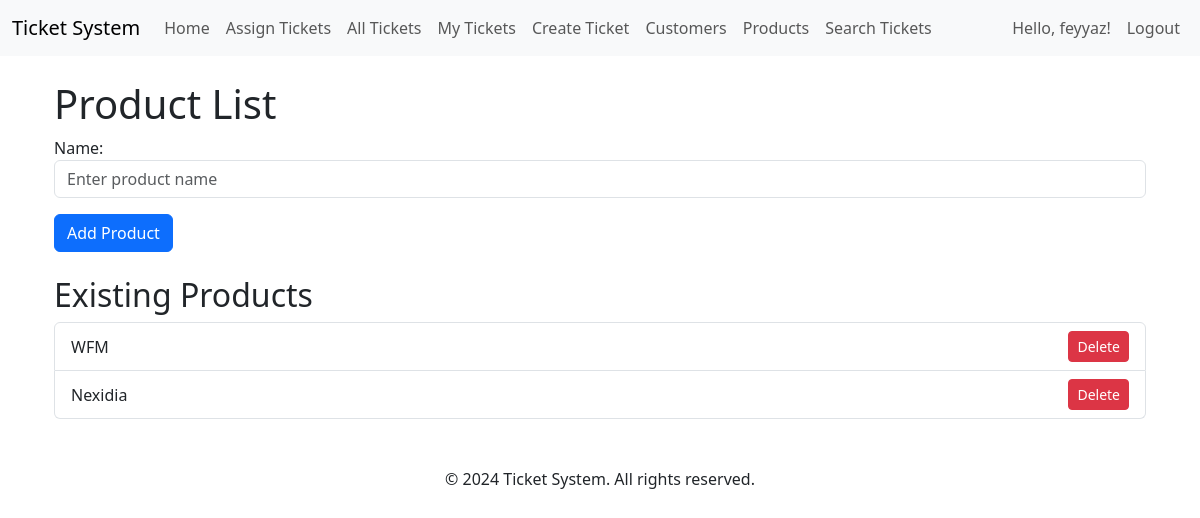
The page /products/ (signed in) on the database its author committed.
### users/models.py (models this page shows)
class CustomUser(AbstractUser):
    is_manager = models.BooleanField(default=False)

### products/models.py (models this page shows, shortened)
class Product(models.Model):
    name = models.CharField(max_length=255)

### products/views.py (the view)
# urls.py: path('', views.product_list_view, name='product_list'),
def product_list_view(request):
    products = Product.objects.all()
    form = ProductForm(request.POST or None)
    if form.is_valid():
        form.save()
        return redirect('product_list')
    if request.method == 'POST' and 'delete_product' in request.POST:
        product_id = request.POST.get('product_id')
        product_to_delete = get_object_or_404(Product, id=product_id)
        product_to_delete.delete()
        return redirect('product_list')
    return render(request, 'products/product_list.html', {'products': products, 'form': form})

### products/forms.py
class ProductForm(forms.ModelForm):
    class Meta:
        model = Product
        fields = ['name']
        widgets = {
            'name': forms.TextInput(attrs={'class': 'form-control', 'placeholder': 'Enter product name'}),
        }

### templates/products/product_list.html (shortened to what this page needs)
{% extends 'base.html' %}
{% block content %}
<div class="container mt-4">
    <h1>Product List</h1>
    <form method="POST">
        <div class="mb-3">
            {{ form.name.label_tag }}
            {{ form.name }}
        </div>
        <button type="submit" class="btn btn-primary">Add Product</button>
    </form>
    <h2 class="mt-4">Existing Products</h2>
    <ul class="list-group">
        {% for product in products %}
            <li class="list-group-item d-flex justify-content-between align-items-center">
                {{ product.name }}
                <div>
                    <form method="POST" style="display:inline-block;" onsubmit="return confirm('Are you sure you want to delete this product?');">
                        <button type="submit" name="delete_product" class="btn btn-danger btn-sm">Delete</button>
                    </form>
                </div>
            </li>
        {% endfor %}
    </ul>
</div>
{% endblock %}

### templates/base.html (shortened to what this page needs)
<!DOCTYPE html>
<html lang="en">
<head>
    {% load static %}
    <link href="{% static 'css/bootstrap.min.css' %}" rel="stylesheet">
</head>
<body>
    <nav class="navbar navbar-expand-lg navbar-light bg-light">
        <div class="container-fluid">
            <a class="navbar-brand" href="{% url 'index' %}">Ticket System</a>
            <div class="collapse navbar-collapse" id="navbarNav">
                <ul class="navbar-nav me-auto">
                    <li class="nav-item">
                        <a class="nav-link" href="{% url 'index' %}">Home</a>
                    </li>
                    <li class="nav-item">
                        <a class="nav-link" href="{% url 'assign_tickets' %}">Assign Tickets</a>
                    </li>
                    <li class="nav-item">
                        <a class="nav-link" href="{% url 'all_tickets' %}">All Tickets</a>
                    </li>
                    <li class="nav-item">
                        <a class="nav-link" href="{% url 'my_tickets' %}">My Tickets</a>
                    </li>
                    <li class="nav-item">
                        <a class="nav-link" href="{% url 'ticket_create' %}">Create Ticket</a>
                    </li>
                    <li class="nav-item">
                        <a class="nav-link" href="{% url 'customer_list' %}">Customers</a>
                    </li>
                    <li class="nav-item">
                        <a class="nav-link" href="{% url 'product_list' %}">Products</a>
                    </li>
                    <li class="nav-item">
                        <a class="nav-link" href="{% url 'ticket_search' %}">Search Tickets</a>
                    </li>
                </ul>
                <ul class="navbar-nav ms-auto">
                    {% if user.is_authenticated %}
                        <li class="nav-item">
                            <span class="nav-link">Hello, {{ user.username }}!</span>
                        </li>
                        <li class="nav-item">
                            <form method="post" action="{% url 'logout' %}">
                                <button type="submit" class="btn btn-link nav-link">Logout</button>
                            </form>
                        </li>
                    {% endif %}
                </ul>
            </div>
        </div>
    </nav>
    <div class="container mt-4">
        {% block content %}
        {% endblock %}
    </div>
    <footer class="text-center mt-5">
        <p>&copy; 2024 Ticket System. All rights reserved.</p>
    </footer>
</body>
</html>

### rows shown on the page
CustomUser: username "feyyaz"
Product: name "WFM"
Product: name "Nexidia"
